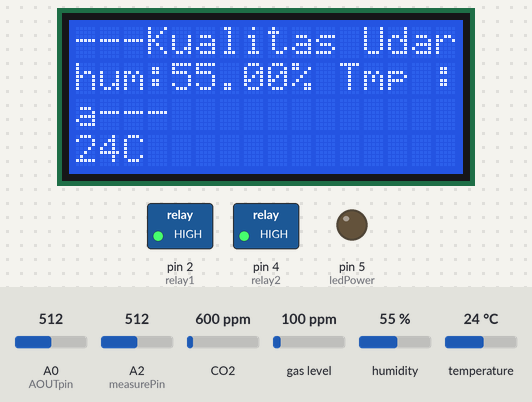
A sketch run on a simulated Arduino Uno, built with avr-gcc and run on an emulated ATmega328P. Parts: 16×4 character LCD, switched loads named in the sketch (green lamp = pin HIGH), output pins drawn as LEDs (lit = HIGH). Inputs (shaded band) come from the test bench; at power-on: CO2 600 ppm, temperature 24 °C, A0 (AOUTpin) = 512, A2 (measurePin) = 512, gas level 100 ppm, humidity 55 %. Pins used as bus, display or sensor lines are not drawn; what the sketch prints to the serial monitor is not drawn.

Above: at 1.2 s.
1.3 s: CO2 set to 1050 ppm
At 2.8 s:
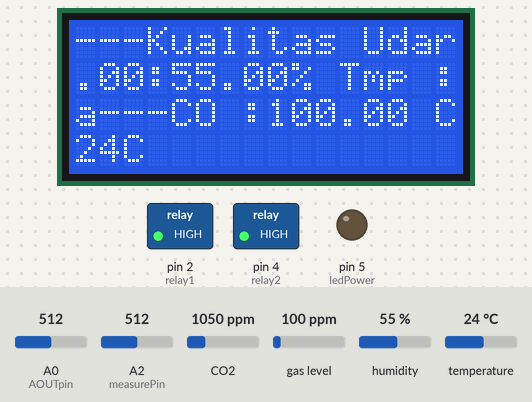
5.7 s: temperature set to 11 °C
At 16.9 s:
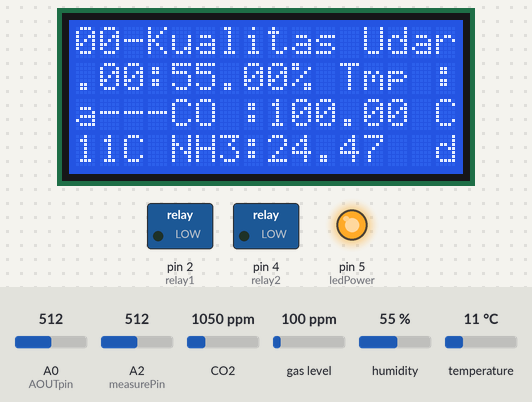
17.9 s: temperature set to 8 °C
At 25.4 s:
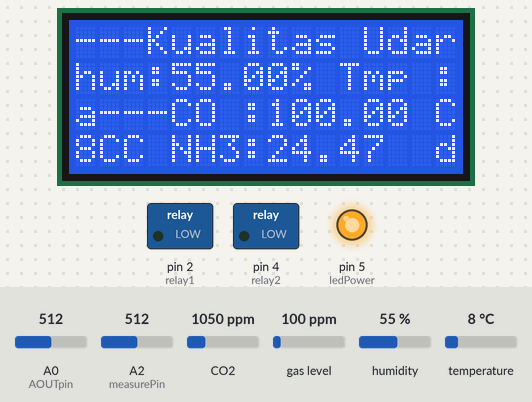
30.2 s: A0 (AOUTpin) set to 992
At 42.1 s:
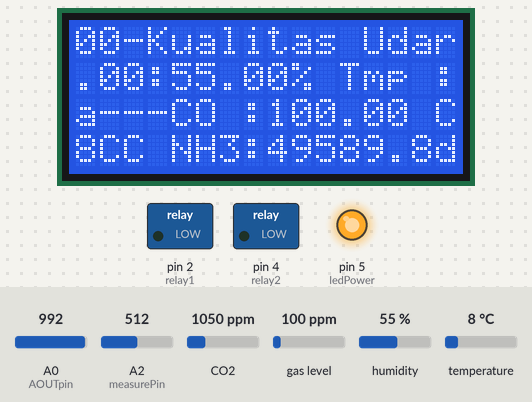
42.4 s: CO2 set to 452 ppm
At 52.0 s:
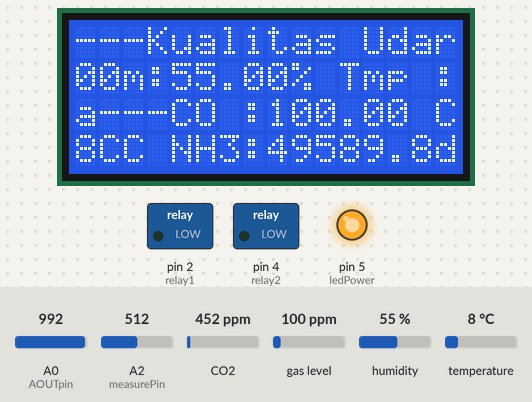
54.6 s: temperature set to 12 °C
At 62.2 s:
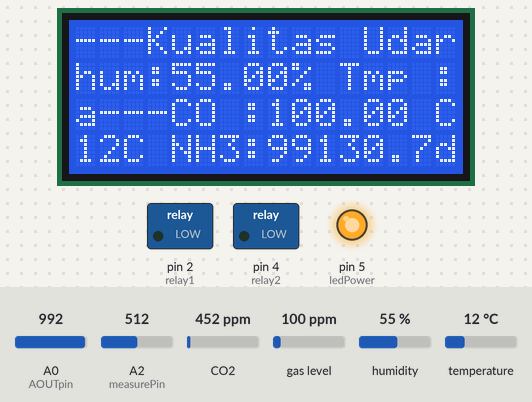
Timing chart, 0 to 63.7 s (numbered marks = the images above; inputs shaded):
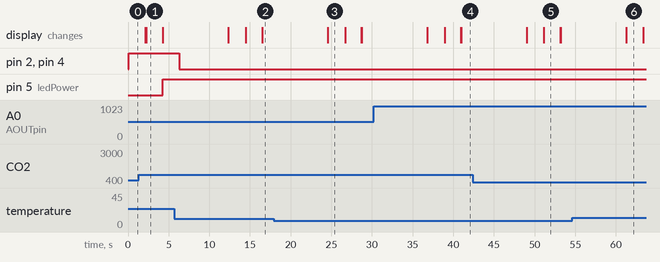

Measured:
- the behaviour switches between 10 and 9 °C on temperature (found by bisection; images 2 and 3)
- after the input at 1.3 s, the display: first differs from a run without the input after 0.95 s (image 1)
- after the input at 17.9 s, the display: changes after 6.7 s (image 3)
- after the input at 30.2 s, the display: first differs from a run without the input after 10.7 s (image 4 shows a later state)
- after the input at 42.4 s, the display: first differs from a run without the input after 8.8 s (image 5)
- after the input at 54.6 s, the display: changes after 6.7 s (image 6)
- what the display in image 1 shows lasts 2.0 s, from 2.3 s to 4.3 s

The sketch:

arduino_to_nodemcu.ino
```cpp
//declarasi komponen
#include <dht11.h>
#include "LiquidCrystal_I2C.h"
#include "MQ135.h"
#include "MQ7.h"
#include <SoftwareSerial.h>

#define DHT11PIN 3 //pin dht11 di 2
#define RL 10 //nilai RL =10 pada sensor
#define m -0.417 //hasil perhitungan gradien
#define b 0.425 //hasil perhitungan perpotongan
#define Ro 19 //hasil pengukuran RO
#define fan 4 // pin relay to exhaust fan
#define fan 2

dht11 DHT11;
MQ7 mq7(A0, 5.0);
MQ135 mq135(A1, 5.0);
LiquidCrystal_I2C lcd(0x27, 16, 4);

const int AOUTpin = 0; //the AOUT pin of the CO2  dan co sensor goes into analog pin A0 of the arduino
const int numReadings = 4;//nilai penambilan sample pembacaan sebesar 5 kali
const int relay1 = 2; //pin2
const int relay2 = 4; //pin3


int measurePin = A2; //Connect dust sensor to Arduino A0 pin
int R0 = 176;
int R2 = 1000;
int ledPower = 5;   //Connect 3 led driver pins of dust sensor to Arduino D
int samplingTime = 280;
int deltaTime = 40;
int sleepTime = 9680;
int value7;
int value13;
int readIndex = 0;
int buzzer = 6;
int relayON = LOW; //relay nyala
int relayOFF = HIGH; //relay mati

float RS;
float PPM_acetone;
float readings[numReadings];
float total = 0;
float average = 0;
float voMeasured = 0;
float calcVoltage = 0;
float dustDensity = 0;

String sdata;

SoftwareSerial espSerial(9,10);


void setup()
{
  Serial.begin(9600);
  espSerial.begin(115200);
  lcd.begin();
  pinMode(ledPower, OUTPUT);
  pinMode(buzzer, OUTPUT);
  pinMode(relay1, OUTPUT);
  pinMode(relay2, OUTPUT);
  digitalWrite(relay1, relayOFF);
  digitalWrite(relay2, relayOFF);
}

void loop()
{
  int chk = DHT11.read(DHT11PIN);
  Serial.println();
  Serial.print("Humidity (%): ");
  Serial.println((float)DHT11.humidity, 0);
  Serial.print("Temperature (C): ");
  Serial.println((float)DHT11.temperature, 0);
  lcd.setCursor(0, 0);
  lcd.print("---Kualitas Udara---");
  lcd.setCursor(0, 1);
  lcd.print("hum:");
  lcd.print((float)DHT11.humidity, 2);
  lcd.print("%");
  lcd.setCursor(11, 1);
  lcd.print("Tmp :");
  lcd.print((float)DHT11.temperature, 0);
  lcd.print("C");
  delay(2000);

  value7 = analogRead(AOUTpin); //reads the analaog value from the CO sensor's AOUT pin
  Serial.print("CO value: ");
  Serial.println(mq7.getPPM());
  lcd.setCursor(0, 2);
  lcd.print("CO :");
  lcd.print((float)mq7.getPPM(), 2);
  delay(100);

  value13 = analogRead(AOUTpin); //reads the analaog value from the CO2 sensor's AOUT pin
  Serial.print("The amount of CO2 (in PPM): ");//Serial.println(value13);
  Serial.println(mq135.getPPM());
  lcd.setCursor(11, 2);
  lcd.print("CO2 :");
  lcd.print((float)mq135.getPPM(), 2);
  delay(2000);

  float VRL;
  float RS;
  float ratio;

  VRL = analogRead(AOUTpin) * (5 / 1023.0); //konversi analog ke tegangan
  RS = (5.0 / VRL - 1) * 10 ; //rumus untuk RS
  ratio = RS / Ro; // rumus mencari ratio
  float ppm = pow(10, ((log10(ratio) - b) / m)); //rumus mencari ppm
  total = total - readings[readIndex];
  readings[readIndex] = ppm;
  total = total + readings[readIndex];
  readIndex = readIndex + 1;
  if (readIndex >= numReadings) {
    readIndex = 0;
  }

  average = total / numReadings;
  Serial.println();
  Serial.print("amonia: ");
  Serial.println(average);
  //menampilkan nilai rata-rata ppm setelah 5 kali pembacaan
  lcd.setCursor(0, 3);
  lcd.print("NH3:");
  lcd.print((float)average, 2);


  digitalWrite(ledPower, LOW); // power on the LED
  delayMicroseconds(samplingTime);

  voMeasured = analogRead(measurePin); // read the dust value

  delayMicroseconds(deltaTime);
  digitalWrite(ledPower, HIGH); // turn the LED off
  delayMicroseconds(sleepTime);
  calcVoltage = voMeasured * (5.0 / 1024.0);
  dustDensity = 170 * calcVoltage - 0.0;


  Serial.println(dustDensity); // unit: ug/m3
  lcd.setCursor(11, 3);
  lcd.print("dust:");
  lcd.print(dustDensity);
  delay(1000);

  //kontrol buzzer  dan relay pada beberapa kondisi
  if ( (float)DHT11.humidity > 88) {    //jika kelembapan lebih besar dari 82.10
    digitalWrite(buzzer, HIGH);   //buzzer menyala
    delay(1000);
    digitalWrite(relay1, relayON);
    digitalWrite(relay2, relayON);
    delay(1000);
    noTone(buzzer);     // Stop sound...
    delay(1000);        // ...for 1sec
  }

  else if ( (float)DHT11.temperature > 28) {       //jika suhu lebih besar dari 32.10
    digitalWrite(buzzer, HIGH);   //buzzer menyala
    delay(1000);
    digitalWrite(relay1, relayON);
    digitalWrite(relay2, relayON);
    delay(1000);
    noTone(buzzer);     // Stop sound...
    delay(1000);        // ...for 1sec
  }

  else {                          //jika tidak
    digitalWrite(buzzer, LOW);    //buzzer mati
  }
  if ( (float)average, 2 > 50) {    //jika NH3 lebih besar dari 50
    digitalWrite(buzzer, HIGH);   //buzzer menyala
    delay(1000);
    digitalWrite(relay1, relayON);
    digitalWrite(relay2, relayON);
    delay(1000);
    noTone(buzzer);     // Stop sound...
    delay(1000);        // ...for 1sec
  }
  else {                          //jika tidak
    digitalWrite(buzzer, LOW);    //buzzer mati

  }
  if ( (float)mq7.getPPM(), 2 > 10) {    //jika co lebih dari 20
    digitalWrite(buzzer, HIGH);   //buzzer menyala
    delay(1000);
    digitalWrite(relay1, relayON);
    digitalWrite(relay2, relayON);
    delay(1000);       // ...for 1sec
  }

  else {                          //jika tidak
    digitalWrite(buzzer, LOW);    //buzzer mati
  }
  if ((float)mq135.getPPM(), 2 > 1) {    //jika co2 lebih dari 0.5
    digitalWrite(buzzer, HIGH);   //buzzer menyala
    delay(1000);
    digitalWrite(relay1, relayON);
    digitalWrite(relay2, relayON);
    delay(1000);     // ...for 1sec
    noTone(buzzer);     // Stop sound...
    delay(1000);
  }
  else {                          //jika tidak
    digitalWrite(buzzer, LOW);    //buzzer mati
  }
  if (dustDensity > 10) {     //jika kelembapan lebih besar dari 82.10
    digitalWrite(buzzer, HIGH);   //buzzer menyala
    delay(1000);
    digitalWrite(relay1, relayON);
    digitalWrite(relay2, relayON);
    delay(1000);
    noTone(buzzer);     // Stop sound...
    delay(1000);        // ...for 1sec
  }
  else {                          //jika tidak
    digitalWrite(buzzer, LOW);    //buzzer mati
    delay(1000);
  }

  int p= (float)DHT11.humidity;
  int q= (float)DHT11.temperature;
  int r= (float)mq135.getPPM();
  int s= dustDensity;
  int t= (float)mq7.getPPM();
  int u= (float)average;


  if (Serial.available() == 0) {
    sdata = sdata + p + "," + q + "," + r + "," + s + "," + t + "," + u ;
    Serial.print("sdata: ");
    Serial.println(sdata);
    espSerial.println(sdata);
    delay(1000);
    sdata = "";
  }
}
```
